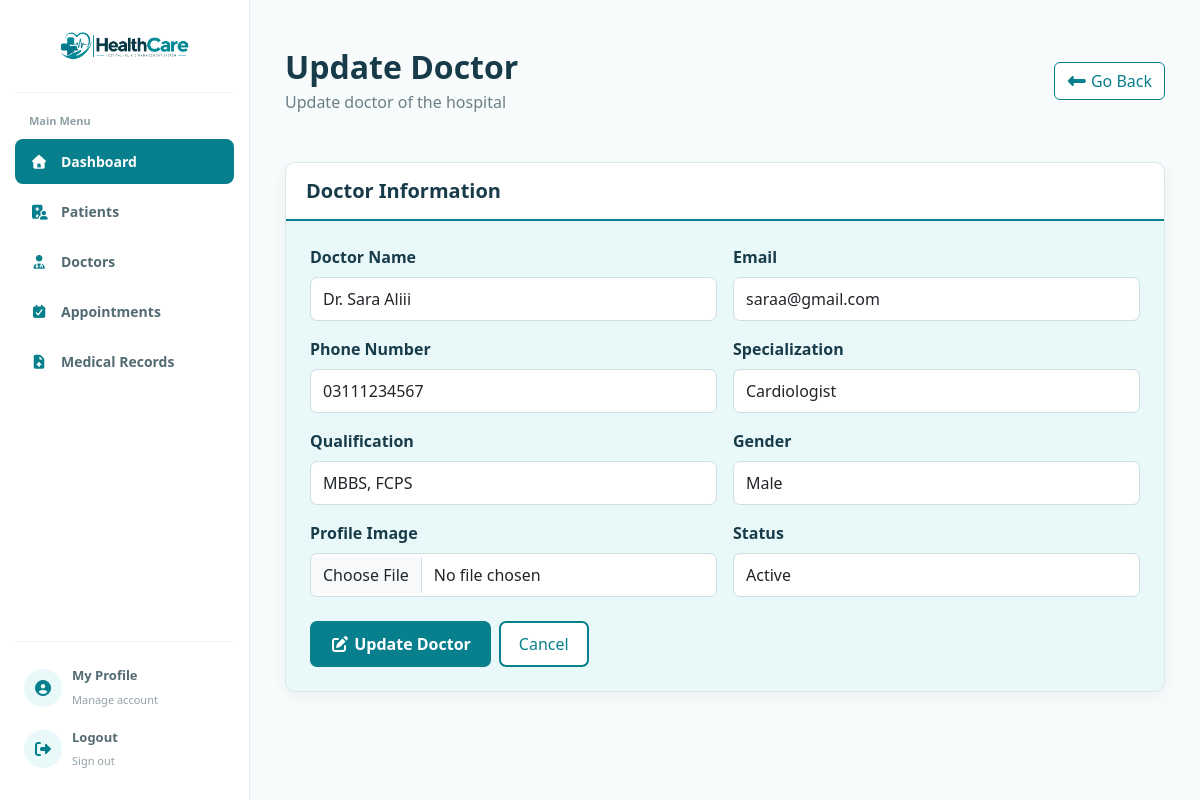
Page /doctors/edit.php?id=17 (signed in) on the committed database.
### tables this page shows
CREATE TABLE `doctors` (
  `id` int(11) NOT NULL,
  `name` varchar(100) NOT NULL,
  `email` varchar(150) DEFAULT NULL,
  `phone` varchar(30) DEFAULT NULL,
  `specialization` varchar(100) NOT NULL,
  `qualification` varchar(255) DEFAULT NULL,
  `gender` enum('Male','Female','Other') DEFAULT NULL,
  `profile_image` varchar(255) DEFAULT NULL,
  `status` enum('Active','Inactive') NOT NULL DEFAULT 'Active',
  `created_at` datetime NOT NULL DEFAULT current_timestamp(),
  `updated_at` datetime NOT NULL DEFAULT current_timestamp() ON UPDATE current_timestamp()
);

### doctors/edit.php (the view, shortened to what this page needs)
<?php
include_once("../config/database.php");
$id= $_GET['id'];
$sql="SELECT * FROM doctors WHERE id=$id";
$result = mysqli_query($conn,$sql);
if(mysqli_num_rows($result) > 0){
   $doctors = mysqli_fetch_array($result);
}
include_once("../includes/header/dashboard_header.php");
include_once("../includes/navbar/dashboard_navbar.php");
include_once("../includes/header/doctor_header.php");
?>
<div class="container py-5">
    <div class="d-flex justify-content-between align-items-center mb-4">
        <div>
        <h2 class="page-title mb-1">Update Doctor</h2>
<p class="page-subtitle mb-0"> Update  doctor of the hospital </p>
</div>
 <a href="/hospital/doctors/index.php" class="btn btn-edit">
    <i class="fa-solid fa-left-long"></i>
           Go Back
        </a>
    </div>
    <div class="card doctor-form-card">
        <div class="card-header doctor-form-header">
            <h5 class="mb-0">  Doctor Information </h5>
        </div>
        <div class="card-body p-4">
            <form action="/hospital/queries/query.php" method="POST" enctype="multipart/form-data">
                <div class="row g-3 mb-3">
                    <div class="col-md-6">
                    <label class="form-label"> Doctor Name </label>
                    <input type="text"name="name"class="form-control" placeholder="Enter doctor name" value="<?php echo$doctors['name']; ?>">
                    </div>
                    <div class="col-md-6">
                    <label class="form-label">Email </label>
                    <input type="text" name="email" class="form-control" placeholder="Enter email address" value="<?php echo$doctors['email']; ?>">
                    </div>
                </div>
                <div class="row g-3 mb-3">
                    <div class="col-md-6">
                    <label class="form-label">Phone Number </label>
                    <input type="text"name="phone" class="form-control"placeholder="Enter phone number" value="<?php echo$doctors['phone']; ?>">
                    </div>
                    <div class="col-md-6">
                        <label class="form-label"> Specialization </label>
                        <select name="specialization" class="form-control">
                            <option value="Cardiologist" <?php if($student['specialization'] == 'Cardiologist') echo 'selected'; ?>>Cardiologist</option>
                        </select>
                    </div>
                </div>
                <div class="row g-3 mb-3">
                    <div class="col-md-6">
                        <label class="form-label"> Qualification </label>
                        <input type="text" name="qualification"class="form-control"placeholder="e.g. MBBS, FCPS"value="<?php echo$doctors['qualification']; ?>" >
                    </div>
                    <div class="col-md-6">
                        <label class="form-label">
                            Gender
                        </label>
                       <select name="gender" class="form-control">
                    <option value="Male" <?php if($student['gender'] == 'Male') echo 'selected'; ?>>Male</option>
                       </select>
                    </div>
                </div>
                <div class="row g-3 mb-4">
                    <div class="col-md-6">
                    <label class="form-label"> Profile Image</label>
                    <input type="file"name="profile_image"class="form-control" >
                    </div>
                    <div class="col-md-6">
                        <label class="form-label">
                            Status
                        </label>
                        <select name="status" class="form-control">
                        <option value="Active" <?php if($student['status'] == 'Active') echo 'selected'; ?>>Active</option>
                        </select>
                    </div>
                </div>
                <div class="d-flex gap-2">
                    <button
                        type="submit"
                        class="btn btn-save"
                        name="doctor_edit"
                        href="index.php"
                    >
                        <i class="fa-solid fa-pen-to-square"></i>
                        Update Doctor
                    </button>
                    <a
                        href="index.php"
                        class="btn btn-cancel"
                    >
                        Cancel
                    </a>
                </div>
            </form>
        </div>
    </div>
</div>
</body>
</html>
<?php
include_once("../includes/footer/footer.php");
?>

### assets/css/dashboard.css (style rules this page uses)
* { box-sizing: border-box; }

### assets/css/doctor.css (style rules this page uses)
.container { margin-left: 250px; width: calc(100% - 250px); padding: 35px; }
.page-title { color: #183b4a; font-weight: 700; }
.page-subtitle { color: #6c7f86; }
.btn-edit { background: white; color: #087f8c; border: 1px solid #087f8c; }
.doctor-form-card { background: #e9f9fa; border: 1px solid #dce7e9; border-radius: 10px; overflow: hidden; box-shadow: 0 4px 15px rgba(0,0,0,0.05); }
.doctor-form-header { background: white; color: #183b4a; padding: 16px 20px; border-bottom: 2px solid #087f8c; }
.doctor-form-header h5 { font-weight: 600; }
.doctor-form-card .form-label { color: #183b4a; font-weight: 600; }
.doctor-form-card .form-control, .doctor-form-card .form-select { border: 1px solid #cedfe2; border-radius: 7px; padding: 9px 12px; }
.btn-save { background: #087f8c; color: white; border: 2px solid #087f8c; border-radius: 7px; padding: 9px 18px; font-weight: 600; }
.btn-cancel { background: white; color: #087f8c; border: 2px solid #087f8c; border-radius: 7px; padding: 9px 18px; }

### rows in the picture
doctors: name "Dr. Sara Aliii", email "saraa@gmail.com", phone "03111234567"
